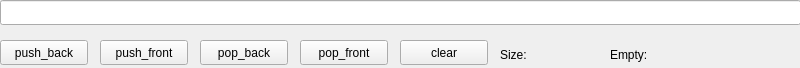
<?xml version="1.0" encoding="UTF-8"?>
<ui version="4.0">
 <class>MainWindow</class>
 <widget class="QMainWindow" name="MainWindow">
  <property name="geometry">
   <rect>
    <x>0</x>
    <y>0</y>
    <width>800</width>
    <height>68</height>
   </rect>
  </property>
  <property name="minimumSize">
   <size>
    <width>800</width>
    <height>68</height>
   </size>
  </property>
  <property name="maximumSize">
   <size>
    <width>800</width>
    <height>68</height>
   </size>
  </property>
  <property name="windowTitle">
   <string>MainWindow</string>
  </property>
  <widget class="QWidget" name="centralwidget">
   <widget class="QLineEdit" name="lineEdit">
    <property name="geometry">
     <rect>
      <x>0</x>
      <y>0</y>
      <width>801</width>
      <height>25</height>
     </rect>
    </property>
    <property name="text">
     <string/>
    </property>
    <property name="readOnly">
     <bool>true</bool>
    </property>
   </widget>
   <widget class="QPushButton" name="pushButton">
    <property name="geometry">
     <rect>
      <x>0</x>
      <y>40</y>
      <width>88</width>
      <height>25</height>
     </rect>
    </property>
    <property name="text">
     <string>push_back</string>
    </property>
   </widget>
   <widget class="QPushButton" name="pushButton_2">
    <property name="geometry">
     <rect>
      <x>100</x>
      <y>40</y>
      <width>88</width>
      <height>25</height>
     </rect>
    </property>
    <property name="text">
     <string>push_front</string>
    </property>
   </widget>
   <widget class="QPushButton" name="pushButton_3">
    <property name="geometry">
     <rect>
      <x>300</x>
      <y>40</y>
      <width>88</width>
      <height>25</height>
     </rect>
    </property>
    <property name="text">
     <string>pop_front</string>
    </property>
   </widget>
   <widget class="QPushButton" name="pushButton_4">
    <property name="geometry">
     <rect>
      <x>200</x>
      <y>40</y>
      <width>88</width>
      <height>25</height>
     </rect>
    </property>
    <property name="text">
     <string>pop_back</string>
    </property>
   </widget>
   <widget class="QPushButton" name="pushButton_5">
    <property name="geometry">
     <rect>
      <x>400</x>
      <y>40</y>
      <width>88</width>
      <height>25</height>
     </rect>
    </property>
    <property name="text">
     <string>clear</string>
    </property>
   </widget>
   <widget class="QLabel" name="label">
    <property name="geometry">
     <rect>
      <x>500</x>
      <y>40</y>
      <width>31</width>
      <height>30</height>
     </rect>
    </property>
    <property name="text">
     <string>Size:</string>
    </property>
   </widget>
   <widget class="QLabel" name="size">
    <property name="geometry">
     <rect>
      <x>540</x>
      <y>46</y>
      <width>66</width>
      <height>21</height>
     </rect>
    </property>
    <property name="text">
     <string/>
    </property>
   </widget>
   <widget class="QLabel" name="label_3">
    <property name="geometry">
     <rect>
      <x>610</x>
      <y>40</y>
      <width>50</width>
      <height>30</height>
     </rect>
    </property>
    <property name="text">
     <string>Empty:</string>
    </property>
   </widget>
   <widget class="QLabel" name="empty">
    <property name="geometry">
     <rect>
      <x>660</x>
      <y>40</y>
      <width>131</width>
      <height>30</height>
     </rect>
    </property>
    <property name="text">
     <string/>
    </property>
   </widget>
  </widget>
 </widget>
 <resources/>
 <connections/>
</ui>
